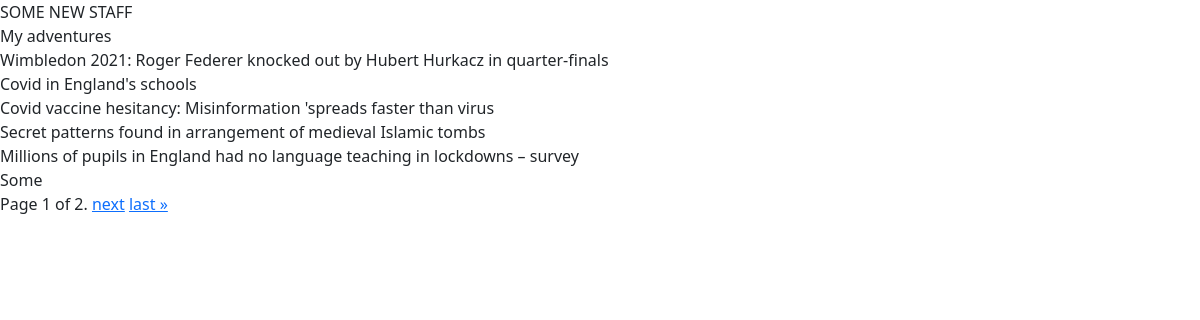
Page /storage/ on the earlier database version.
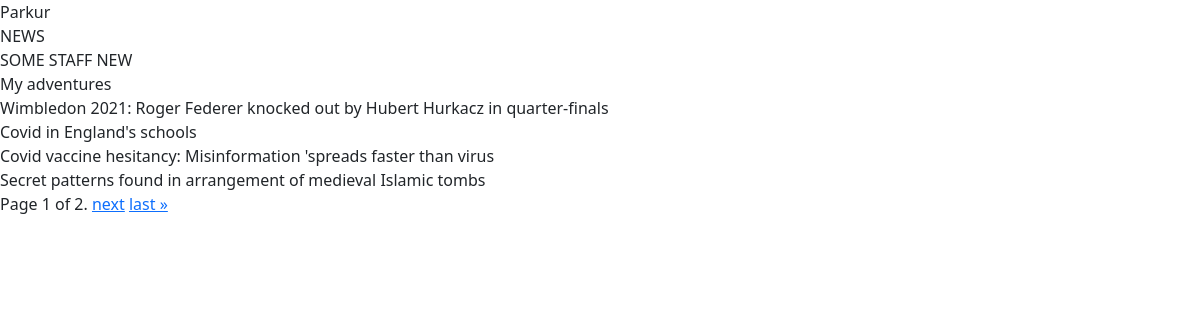
Same page on the later database version.
### icon/models.py (models this page shows, shortened)
class Woman(models.Model):
    title = models.CharField(max_length=100, unique=True)
    slug = models.SlugField(max_length=255,
                            unique=True,
                            db_index=True,
                            verbose_name="URL",
                            null=True,
                            )
    content = models.TextField(blank=True)  # is not required to be filled
    creation_date = models.DateTimeField(auto_now_add=True)
    updation_date = models.DateTimeField(auto_now=True)
    photo = models.ImageField(upload_to="photos/Data%y/%m/%d/")
    is_published = models.BooleanField(default=True)  # default is True
    cat = models.ForeignKey("Category", on_delete=models.PROTECT,
                            verbose_name="Category",
                            )  # add field from another model
    notes = GenericRelation('Note')
    objects = models.Manager()
    sorted_objects = WomanFilterManager()
    show_lengths = WomanFlterShowLenContent()
    class Meta:
        verbose_name = "New"
        verbose_name_plural = "News"
        ordering = ["-creation_date"]  # sorting news at site
        get_latest_by = "creation_date"

### icon/views.py (the view)
# urls.py: path("storage/", storage),
@never_cache
def storage(request):
    contact_list = Woman.objects.all()
    paginator = Paginator(contact_list, 8)
    page_number = request.GET.get("page")
    page_obj = paginator.get_page(page_number)
    return render(request, "icon/storage.html", {"page_obj": page_obj, "first_link": page_obj.paginator.page(1).object_list})

### templates/icon/storage.html (shortened to what this page needs)
<!doctype html>
<html lang="en">
  <head>
    <link href="https://cdn.jsdelivr.net/npm/bootstrap@5.0.2/dist/css/bootstrap.min.css" rel="stylesheet">
  </head>
  <body>
    <section>
        {% for contact in page_obj %}
            {{ contact.title }}<br>
        {% endfor %}
       <div class="pagination">
        <span class="step-links">
            <span class="current">
                Page {{ page_obj.number }} of {{ page_obj.paginator.num_pages }}.
            </span>
            {% if page_obj.has_next %}
                <a href="?page={{ page_obj.next_page_number }}">next</a>
                <a href="?page={{ page_obj.paginator.num_pages }}">last &raquo;</a>
            {% endif %}
        </span>
    </div>
  </section>
  </body>
</html>

Differences in the rows shown:
removed Woman: title "SOME NEW STAFF"
no longer on this page (row unchanged): Woman: title "Millions of pupils in England had no language teaching in lockdowns – survey"
no longer on this page (row unchanged): Woman: title "Some"
added Woman: title "Parkur"
added Woman: title "NEWS"
added Woman: title "SOME STAFF NEW"
